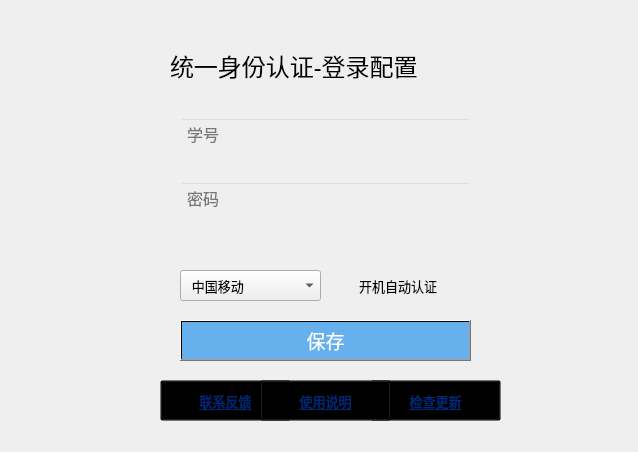
<?xml version="1.0" encoding="UTF-8"?>
<ui version="4.0">
 <class>Form</class>
 <widget class="QWidget" name="Form">
  <property name="geometry">
   <rect>
    <x>0</x>
    <y>0</y>
    <width>638</width>
    <height>452</height>
   </rect>
  </property>
  <property name="minimumSize">
   <size>
    <width>638</width>
    <height>452</height>
   </size>
  </property>
  <property name="maximumSize">
   <size>
    <width>638</width>
    <height>452</height>
   </size>
  </property>
  <property name="cursor">
   <cursorShape>ArrowCursor</cursorShape>
  </property>
  <property name="windowTitle">
   <string>南工大自动认证</string>
  </property>
  <property name="windowIcon">
   <iconset>
    <normaloff>images/njtech.ico</normaloff>images/njtech.ico</iconset>
  </property>
  <property name="autoFillBackground">
   <bool>true</bool>
  </property>
  <widget class="QLabel" name="topic">
   <property name="geometry">
    <rect>
     <x>170</x>
     <y>30</y>
     <width>311</width>
     <height>71</height>
    </rect>
   </property>
   <property name="font">
    <font>
     <family>微软雅黑</family>
     <pointsize>18</pointsize>
     <weight>50</weight>
     <bold>false</bold>
    </font>
   </property>
   <property name="styleSheet">
    <string notr="true">background: transparent;
</string>
   </property>
   <property name="text">
    <string>统一身份认证-登录配置</string>
   </property>
  </widget>
  <widget class="QPushButton" name="btn_login">
   <property name="geometry">
    <rect>
     <x>180</x>
     <y>320</y>
     <width>291</width>
     <height>41</height>
    </rect>
   </property>
   <property name="font">
    <font>
     <family>微软雅黑</family>
     <pointsize>14</pointsize>
     <weight>50</weight>
     <bold>false</bold>
    </font>
   </property>
   <property name="styleSheet">
    <string notr="true">background-color: qlineargradient(spread:repeat, x1:1, y1:1, x2:0.871, y2:0.25, stop:0.144279 rgba(102, 176, 238, 255));
color: rgb(255, 255, 255);</string>
   </property>
   <property name="text">
    <string>保存</string>
   </property>
   <property name="checkable">
    <bool>true</bool>
   </property>
  </widget>
  <widget class="QComboBox" name="cbbx_channel">
   <property name="geometry">
    <rect>
     <x>180</x>
     <y>270</y>
     <width>141</width>
     <height>31</height>
    </rect>
   </property>
   <property name="font">
    <font>
     <family>微软雅黑</family>
     <pointsize>10</pointsize>
    </font>
   </property>
   <property name="styleSheet">
    <string notr="true"/>
   </property>
   <item>
    <property name="text">
     <string>  中国移动</string>
    </property>
   </item>
   <item>
    <property name="text">
     <string>  中国电信</string>
    </property>
   </item>
  </widget>
  <widget class="QCheckBox" name="ckbx_autorun">
   <property name="geometry">
    <rect>
     <x>340</x>
     <y>270</y>
     <width>131</width>
     <height>31</height>
    </rect>
   </property>
   <property name="font">
    <font>
     <family>微软雅黑</family>
     <pointsize>10</pointsize>
    </font>
   </property>
   <property name="styleSheet">
    <string notr="true">background: transparent;
</string>
   </property>
   <property name="text">
    <string>开机自动认证</string>
   </property>
   <property name="checked">
    <bool>false</bool>
   </property>
   <property name="autoRepeat">
    <bool>false</bool>
   </property>
   <property name="autoExclusive">
    <bool>false</bool>
   </property>
   <property name="tristate">
    <bool>false</bool>
   </property>
  </widget>
  <widget class="QToolButton" name="btn_upgrade">
   <property name="geometry">
    <rect>
     <x>370</x>
     <y>380</y>
     <width>131</width>
     <height>41</height>
    </rect>
   </property>
   <property name="font">
    <font>
     <family>Segoe UI</family>
     <pointsize>10</pointsize>
     <underline>true</underline>
    </font>
   </property>
   <property name="styleSheet">
    <string notr="true">background: transparent;
color: rgba(0, 85, 255, 120);
</string>
   </property>
   <property name="text">
    <string>检查更新</string>
   </property>
  </widget>
  <widget class="QWidget" name="verticalLayoutWidget">
   <property name="geometry">
    <rect>
     <x>180</x>
     <y>100</y>
     <width>291</width>
     <height>131</height>
    </rect>
   </property>
   <layout class="QVBoxLayout" name="verticalLayout">
    <property name="spacing">
     <number>15</number>
    </property>
    <property name="sizeConstraint">
     <enum>QLayout::SetMinimumSize</enum>
    </property>
    <item>
     <widget class="QLineEdit" name="ed_usr">
      <property name="font">
       <font>
        <family>微软雅黑</family>
        <pointsize>12</pointsize>
        <weight>50</weight>
        <bold>false</bold>
       </font>
      </property>
      <property name="styleSheet">
       <string notr="true">background: transparent;
</string>
      </property>
      <property name="text">
       <string/>
      </property>
      <property name="placeholderText">
       <string> 学号</string>
      </property>
     </widget>
    </item>
    <item>
     <widget class="QLineEdit" name="ed_pwd">
      <property name="font">
       <font>
        <family>微软雅黑</family>
        <pointsize>12</pointsize>
       </font>
      </property>
      <property name="styleSheet">
       <string notr="true">background: transparent;
</string>
      </property>
      <property name="text">
       <string/>
      </property>
      <property name="echoMode">
       <enum>QLineEdit::Password</enum>
      </property>
      <property name="placeholderText">
       <string> 密码</string>
      </property>
     </widget>
    </item>
   </layout>
  </widget>
  <widget class="QToolButton" name="btn_feedback">
   <property name="geometry">
    <rect>
     <x>160</x>
     <y>380</y>
     <width>131</width>
     <height>41</height>
    </rect>
   </property>
   <property name="font">
    <font>
     <family>Segoe UI</family>
     <pointsize>10</pointsize>
     <underline>true</underline>
    </font>
   </property>
   <property name="styleSheet">
    <string notr="true">background: transparent;
color: rgba(0, 85, 255, 120);
</string>
   </property>
   <property name="text">
    <string>联系反馈</string>
   </property>
  </widget>
  <widget class="QToolButton" name="btn_handbook">
   <property name="geometry">
    <rect>
     <x>260</x>
     <y>380</y>
     <width>131</width>
     <height>41</height>
    </rect>
   </property>
   <property name="font">
    <font>
     <family>Segoe UI</family>
     <pointsize>10</pointsize>
     <underline>true</underline>
    </font>
   </property>
   <property name="styleSheet">
    <string notr="true">background: transparent;
color: rgba(0, 85, 255, 120);
</string>
   </property>
   <property name="text">
    <string>使用说明</string>
   </property>
  </widget>
  <zorder>topic</zorder>
  <zorder>btn_login</zorder>
  <zorder>btn_upgrade</zorder>
  <zorder>cbbx_channel</zorder>
  <zorder>ckbx_autorun</zorder>
  <zorder>verticalLayoutWidget</zorder>
  <zorder>btn_feedback</zorder>
  <zorder>btn_handbook</zorder>
 </widget>
 <resources>
  <include location="images/resourse.qrc"/>
 </resources>
 <connections/>
</ui>
